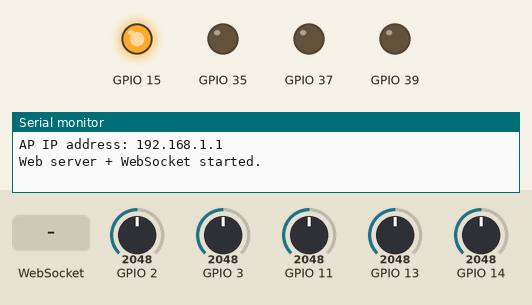
Simulated run of this sketch. Board: ESP32-S2. On the bench: output pins drawn as LEDs (lit = HIGH), the last lines printed to the serial monitor. The inputs (shaded band) are chosen by the test bench; at power-on: GPIO 2 = 2048, GPIO 3 = 2048, GPIO 11 = 2048, GPIO 13 = 2048, GPIO 14 = 2048.

Above: at 0.1 s.
At 1.2 s:
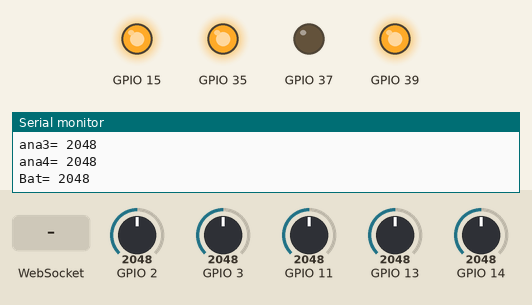
1.3 s: WebSocket text "block" received
At 2.5 s:
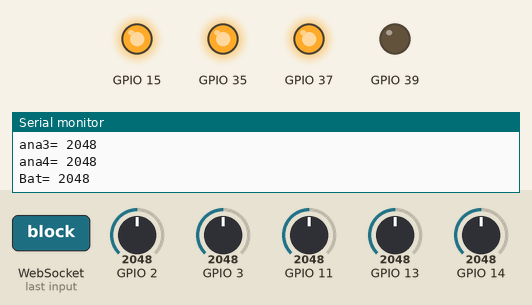
Timing chart, 0 to 10.3 s (numbered marks = the images above; inputs shaded):
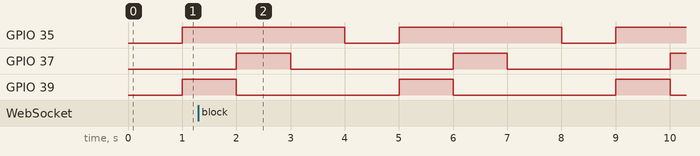

The sketch:

main.ino
```cpp
#include <WiFi.h>
#include <ESPAsyncWebServer.h>
#include <AsyncTCP.h>
#include <WebSocketsServer.h>
#include <HardwareSerial.h>

const char* ssid = "EAU-Terminal";
const char* password = "12345678";

AsyncWebServer server(80);
WebSocketsServer webSocket = WebSocketsServer(81);
HardwareSerial MySerial(1); // UART1
String htmlPage = R"rawliteral(
<!DOCTYPE html>
<html>
<head>
  <meta charset="UTF-8">
  <title>EAU Terminal</title>
  <style>
    @media (orientation: portrait) {
      .terminal-box {
        width: 57rem;
        height: 10px;
      }

      #terminal {
        font-size: 2rem;
      }

      .button-row {
        flex-direction: row;
        gap: 0.5rem;
      }

      .button-row button {
        display: flex;
        text-align: center;
      }
    }

    body {
      background-color: #121212;
      color: #00ff90;
      font-family: 'Courier New', monospace;
      margin: 0;
      padding: 0;
      display: flex;
      flex-direction: column;
      height: 100vh;
    }

    h2 {
      text-align: center;
      margin: 0.25rem 0;
      padding: 0.25rem 0;
      color: #00ff90;
      font-size: 1rem;
    }

    .terminal-box {
      flex: 1;
      background-color: #1e1e1e;
      border: 1px solid #00ff90;
      margin: 1rem;
      padding: 1rem;
      border-radius: 6px;
      display: flex;
      flex-direction: column;
    }

    #terminal {
      flex: 1;
      background-color: #000000;
      color: #00ff90;
      padding: 1rem;
      resize: none;
      border: none;
      font-size: 1rem;
      line-height: 1.4;
      overflow-y: auto;
    }

    .input-section {
      display: flex;
      padding: 1rem;
      background-color: #1e1e1e;
      gap: 0.5rem;
      border-top: 1px solid #00ff90;
      height: 45px;
    }

    input[type="text"] {
      flex: 1;
      padding: 0.5rem;
      font-size: 1rem;
      background-color: #000;
      color: #00ff90;
      border: 1px solid #00ff90;
      border-radius: 4px;
    }

    button {
      padding: 0.5rem 1rem;
      font-size: 1rem;
      background-color: #00ff90;
      color: #000;
      border: none;
      border-radius: 4px;
      cursor: pointer;
      transition: background 0.2s;
      height: 45px;
    }

    button:hover {
      background-color: #00c170;
    }

    .button-row {
      display: flex;
      justify-content: space-around;
      padding: 1rem;
      background-color: #1e1e1e;
      border-top: 1px solid #00ff90;
    }

    .button-row button {
      flex: 1;
      margin: 0 0.5rem;
    }

    #dashboard {
      display: none;
      padding: 1rem;
      background-color: #1e1e1e;
      border-top: 1px solid #00ff90;
    }

    progress {
      width: 100%;
      height: 20px;
      appearance: none;
    }

    progress::-webkit-progress-bar {
      background-color: #000;
      border: 1px solid #00ff90;
      border-radius: 4px;
    }

    progress::-webkit-progress-value {
      background-color: #00ff90;
    }

    #dashboard label {
      margin-bottom: 0.5rem;
      font-size: 0.9rem;
    }

    /* Petit bouton en haut à gauche */
    #toggleBtn {
      position: absolute;
      top: 10px;
      left: 10px;
      padding: 5px 10px;
      font-size: 0.8rem;
      height: auto;
      z-index: 10;
    }
    .progress-bar {
  position: relative;
  width: 100%;
  height: 20px;
  background-color: #000;
  border: 1px solid #00ff90;
  border-radius: 4px;
}

.cursor {
  position: absolute;
  top: -3px;
  width: 10px;
  height: 26px;
  background-color: #00ff90;
  border-radius: 3px;
  transition: left 0.1s ease-out;
}

  </style>
</head>
<body>
  <!-- Petit bouton pour dashboard -->
  <button onclick="toggleDashboard()" id="toggleBtn">Afficher le Dashboard</button>

  <h2>Terminal EAU</h2>

  <!-- Terminal -->
  <div class="terminal-box" id="terminalSection">
    <textarea id="terminal" readonly></textarea>
  </div>

  <!-- Entrée de commande -->
  <div class="input-section" id="inputSection">
    <input type="text" id="input" placeholder="Enter command">
    <button onclick="sendMessage()">Send</button>
  </div>

  <!-- Boutons de commande -->
  <div class="button-row" id="commandButtons">
    <button onclick="insertCommand('Clear_event_led')">Clear_event_led</button>
    <button onclick="insertCommand('Aq FT 4000')">Aq FT 4000</button>
    <button onclick="insertCommand('Alarm off')">Alarm off</button>
    <button onclick="insertCommand('je c pas')">je c pas</button>
    <button onclick="insertCommand('le der')">5em</button>
  </div>

  <!-- Dashboard -->
  <div id="dashboard">
    <div style="display: flex; flex-direction: column; gap: 1.5rem;">
      <label>Slider :
        <input type="range" id="rangeSlider" min="0" max="100" value="50" oninput="updateProgress(this.value)">
      </label>

      <div class="progress-bar" id="bar1"><div class="cursor" id="cursor1"></div></div>
      <div class="progress-bar" id="bar2"><div class="cursor" id="cursor2"></div></div>
      <div class="progress-bar" id="bar3"><div class="cursor" id="cursor3"></div></div>
      <div class="progress-bar" id="bar4"><div class="cursor" id="cursor4"></div></div>
    </div>
  </div>


  <script>
    let socket;
    try {
      socket = new WebSocket("ws://" + location.hostname + ":81/");
    } catch (e) {
      console.warn("WebSocket not connected (ESP32 non disponible).");
    }

    const term = document.getElementById("terminal");
    const inputField = document.getElementById("input");

    if (socket) {
      socket.onmessage = function(event) {
        term.value += event.data;
        term.scrollTop = term.scrollHeight;
      };
    }

    function sendMessage() {
      const msg = inputField.value.trim();
      if (msg === "") return;

      term.value += "> " + msg + "\n";

      if (socket && socket.readyState === WebSocket.OPEN) {
        socket.send(msg + "\n");
      } else {
        console.log("Simulated send:", msg);
      }

      term.scrollTop = term.scrollHeight;
      inputField.value = "";
    }

    function insertCommand(cmd) {
      inputField.value = cmd;
      inputField.focus();
    }

    function toggleDashboard() {
      const dashboard = document.getElementById("dashboard");
      const terminal = document.getElementById("terminalSection");
      const input = document.getElementById("inputSection");
      const buttons = document.getElementById("commandButtons");
      const toggleBtn = document.getElementById("toggleBtn");

      const isDashboardVisible = dashboard.style.display === "block";

      dashboard.style.display = isDashboardVisible ? "none" : "block";
      terminal.style.display = isDashboardVisible ? "flex" : "none";
      input.style.display = isDashboardVisible ? "flex" : "none";
      buttons.style.display = isDashboardVisible ? "flex" : "none";

      toggleBtn.textContent = isDashboardVisible ? "Afficher Electro" : "Affiher terminal";
    }

    function updateProgress(val) {
      const bars = [1, 2, 3, 4];
      bars.forEach(i => {
      const cursor = document.getElementById(`cursor${i}`);
      const bar = document.getElementById(`bar${i}`);
      const width = bar.clientWidth;
      const position = (val / 100) * width;
      cursor.style.left = `${position - 5}px`; // -5px pour centrer le curseur
  });
}

  </script>
</body>
</html>


)rawliteral";

IPAddress local_ip(192, 168, 1, 1);        // IP de l'ESP32
IPAddress gateway(192, 168, 1, 1);         // La passerelle peut être la même que l'IP
IPAddress subnet(255, 255, 255, 0);        // Masque de sous-réseau

void onWebSocketEvent(uint8_t num, WStype_t type, uint8_t * payload, size_t length) {
  switch (type) {
    case WStype_TEXT:
      MySerial.write(payload, length); // envoyer au port série
      Serial.write(payload,length);//pour le port USB
      break;
    default:
      break;
  }
}

void setup() {


  Serial.begin(115200);
  MySerial.begin(9600, SERIAL_8N1, 18, 17); // RX=39, TX=40sendMessage()
  WiFi.softAP(ssid, password);
  WiFi.softAPConfig(local_ip, gateway, subnet);/// Normalement ok
  Serial.println("AP IP address: " + WiFi.softAPIP().toString());
  server.on("/", HTTP_GET, [](AsyncWebServerRequest *request){
    request->send(200, "text/html", htmlPage);
  });
  server.begin();
  webSocket.begin();
  webSocket.onEvent(onWebSocketEvent);

  Serial.println("Web server + WebSocket started.");

  // def E/S
  pinMode(15,OUTPUT);
  pinMode(39,OUTPUT);
  pinMode(37,OUTPUT);
  pinMode(35,OUTPUT);

  //teste

  digitalWrite(15,true);
  digitalWrite(1,true);
  digitalWrite(2,false);
  digitalWrite(4,true);

}

static String serialBuffer = "";
static String serialusbBuffer = "";

unsigned long lastloop_led = millis();
unsigned long lastloop_read = millis();

int color=0;

void loop() {
  webSocket.loop();


  while (MySerial.available()) {
    char c = MySerial.read();
    serialBuffer += c;

    if (c == '\n') { // on envoie ligne par ligne
      webSocket.broadcastTXT("Serial,"+serialBuffer);
      serialBuffer = "";
    }
  }

  while (Serial.available()) {
    char c = Serial.read();
    serialusbBuffer += c;

    if (c == '\n') { // on envoie ligne par ligne
      webSocket.broadcastTXT("Serial,"+serialusbBuffer);
      serialusbBuffer = "";
    }
  }

  if (millis()>=lastloop_led + 1000){
    color=color+1;
    lastloop_led=millis();
    switch (color){
      case 1:
      digitalWrite(39,true);//green
      digitalWrite(37,false);
      digitalWrite(35,true);

      //Serial.println("case 1");
      break;

      case 2:
      digitalWrite(39,false);//red
      digitalWrite(37,true);
      digitalWrite(35,true);
      //Serial.println("case 2");
      break;

      case 3:
      digitalWrite(39,false);//orange
      digitalWrite(37,false);
      digitalWrite(35,true);
      //Serial.println("case 3");
      break;

      case 4:
      digitalWrite(39,false);
      digitalWrite(37,false);
      digitalWrite(35,false);//Off ok
      //Serial.println("case 4");
      color=0;
      break;
    }


  }

  if(millis()>=lastloop_read + 200){
    lastloop_read=millis();
    Serial.print("ana1= ");
    Serial.println(analogRead(11));
    Serial.print("ana2= ");
    Serial.println(analogRead(13));
    Serial.print("ana3= ");
    Serial.println(analogRead(2));
    Serial.print("ana4= ");
    Serial.println(analogRead(3));
    Serial.print("Bat= ");
    Serial.println(analogRead(14));
    MySerial.print("Bat= ");
    MySerial.println(analogRead(14));
  }

}
/*
char c = Serial.read();
webSocket.broadcastTXT(String(c));/// pour envoyer part chart
*/

/* pour envoyer par ligne
void loop() {
  webSocket.loop();

  while (Serial.available()) {
    char c = Serial.read();
    serialBuffer += c;

    if (c == '\n') { // on envoie ligne par ligne
      webSocket.broadcastTXT(serialBuffer);
      serialBuffer = "";
    }
  }
}
*/
```

Measured:
- by itself, GPIO 35: alternates HIGH for 3.0 s and LOW for 1.0 s
- by itself, GPIO 37, GPIO 39: alternates HIGH for 1.0 s and LOW for 3.0 s
